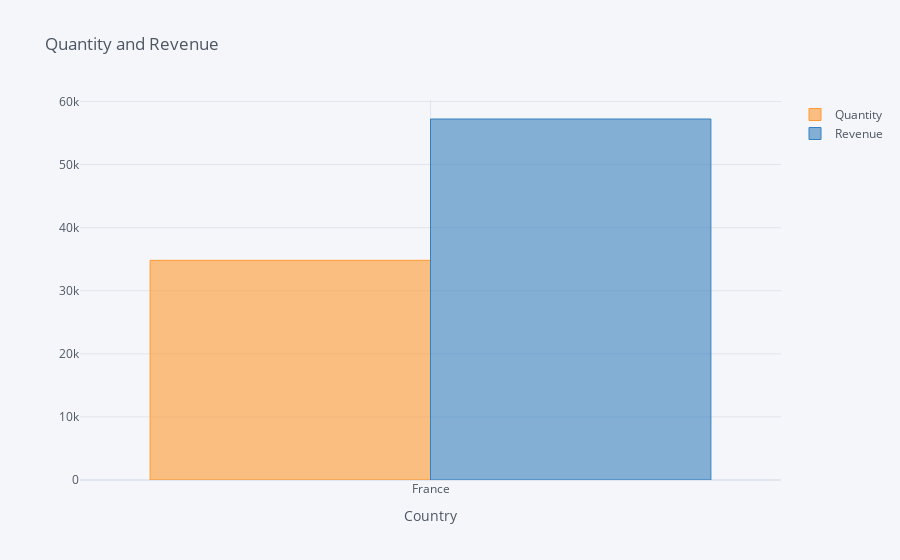

Here is the notebook cell this chart was saved with:
### Code cell
data2.iplot(kind='bar', xTitle='Country', title='Quantity and Revenue')

### Figure 1 — Plotly figure (JSON) as saved in the notebook; plotly's stock layout.template omitted (floating-point values rounded to 4 significant figures)
{"data": [{"marker": {"color": "rgba(255, 153, 51, 0.6)", "line": {"color": "rgba(255, 153, 51, 1.0)", "width": 1}}, "name": "Quantity", "orientation": "v", "text": "", "type": "bar", "x": ["France"], "y": [34817]}, {"marker": {"color": "rgba(55, 128, 191, 0.6)", "line": {"color": "rgba(55, 128, 191, 1.0)", "width": 1}}, "name": "Revenue", "orientation": "v", "text": "", "type": "bar", "x": ["France"], "y": [57220.0]}], "layout": {"legend": {"bgcolor": "#F5F6F9", "font": {"color": "#4D5663"}}, "paper_bgcolor": "#F5F6F9", "plot_bgcolor": "#F5F6F9", "title": {"font": {"color": "#4D5663"}, "text": "Quantity and Revenue"}, "xaxis": {"gridcolor": "#E1E5ED", "showgrid": true, "tickfont": {"color": "#4D5663"}, "title": {"font": {"color": "#4D5663"}, "text": "Country"}, "zerolinecolor": "#E1E5ED"}, "yaxis": {"gridcolor": "#E1E5ED", "showgrid": true, "tickfont": {"color": "#4D5663"}, "title": {"font": {"color": "#4D5663"}, "text": ""}, "zerolinecolor": "#E1E5ED"}}}
